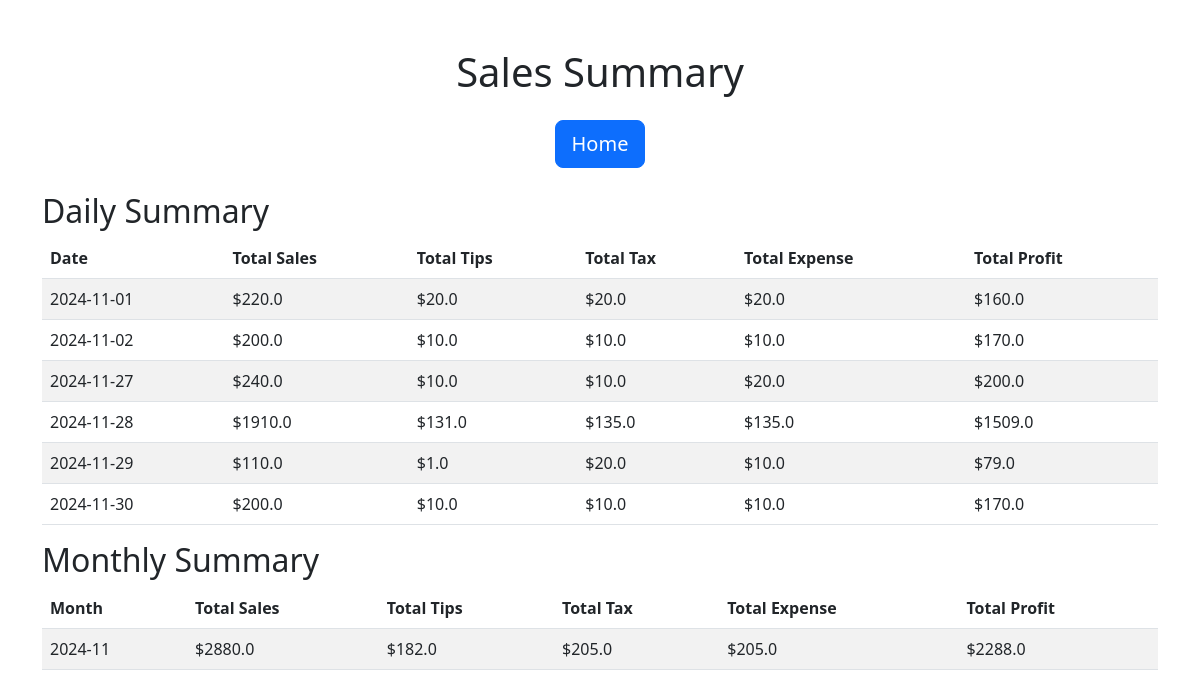
Page /summary on the committed database.
### tables this page shows
CREATE TABLE sales (
            id INTEGER PRIMARY KEY AUTOINCREMENT,
            date TEXT,
            cash_sale REAL,
            card_sale REAL,
            total_sale REAL,
            tips REAL,
            tax REAL,
            expense REAL,
            profit REAL
        );

### app.py (the view)
@app.route('/summary', methods=['GET'])
def summary():
    try:
        conn = sqlite3.connect('sales.db')
        cursor = conn.cursor()
        cursor.execute('''
            SELECT
                date,
                SUM(total_sale) AS total_sales,
                SUM(tips) AS total_tips,
                SUM(tax) AS total_tax,
                SUM(expense) AS total_expense,
                SUM(profit) AS total_profit
            FROM sales
            GROUP BY date
            ORDER BY date
        ''')
        daily_summaries = cursor.fetchall()
        cursor.execute('''
            SELECT
                SUBSTR(date, 1, 7) AS month,  -- Extract YYYY-MM
                SUM(total_sale) AS total_sales,
                SUM(tips) AS total_tips,
                SUM(tax) AS total_tax,
                SUM(expense) AS total_expense,
                SUM(profit) AS total_profit
            FROM sales
            GROUP BY month
            ORDER BY month
        ''')
        monthly_summaries = cursor.fetchall()
        conn.close()
        return render_template(
            "summary.html",
            daily_summaries=daily_summaries,
            monthly_summaries=monthly_summaries,
        )
    except sqlite3.Error as db_error:
        app.logger.error(f"Database error in /summary route: {db_error}")
        return f"Database error: {db_error}", 500
    except Exception as e:
        app.logger.error(f"Unexpected error in /summary route: {e}")
        return f"Unexpected error: {e}", 500

### templates/summary.html (shortened to what this page needs)
<!DOCTYPE html>
<html lang="en">
<head>
    <link href="https://cdn.jsdelivr.net/npm/bootstrap@5.3.0-alpha3/dist/css/bootstrap.min.css" rel="stylesheet">
</head>
<body>
    <div class="container mt-5">
        <h1 class="text-center">Sales Summary</h1>
        <div class="text-center my-4">
            <a href="/" class="btn btn-primary btn-lg">Home</a>
        </div>
        <h2>Daily Summary</h2>
        <table class="table table-striped">
            <thead>
                <tr>
                    <th>Date</th>
                    <th>Total Sales</th>
                    <th>Total Tips</th>
                    <th>Total Tax</th>
                    <th>Total Expense</th>
                    <th>Total Profit</th>
                </tr>
            </thead>
            <tbody>
                {% for row in daily_summaries %}
                    <tr>
                        <td>{{ row[0] }}</td>
                        <td>${{ row[1] }}</td>
                        <td>${{ row[2] }}</td>
                        <td>${{ row[3] }}</td>
                        <td>${{ row[4] }}</td>
                        <td>${{ row[5] }}</td>
                    </tr>
                {% endfor %}
            </tbody>
        </table>
        <h2>Monthly Summary</h2>
        <table class="table table-striped">
            <thead>
                <tr>
                    <th>Month</th>
                    <th>Total Sales</th>
                    <th>Total Tips</th>
                    <th>Total Tax</th>
                    <th>Total Expense</th>
                    <th>Total Profit</th>
                </tr>
            </thead>
            <tbody>
                {% for row in monthly_summaries %}
                    <tr>
                        <td>{{ row[0] }}</td>
                        <td>${{ row[1] }}</td>
                        <td>${{ row[2] }}</td>
                        <td>${{ row[3] }}</td>
                        <td>${{ row[4] }}</td>
                        <td>${{ row[5] }}</td>
                    </tr>
                {% endfor %}
            </tbody>
        </table>
    </div>
</body>
</html>

### rows in the picture
sales: date "2024-11-01", total_sale "220.0", row "20.0", profit "160.0"
sales: date "2024-11-02", total_sale "200.0", row "10.0", profit "170.0"
sales: date "2024-11-27", total_sale "240.0", row "10.0", expense "20.0", profit "200.0"
sales: date "2024-11-29", total_sale "110.0", tips "1.0", tax "20.0", row "10.0", profit "79.0"
sales: date "2024-11-30", total_sale "200.0", row "10.0", profit "170.0"

### other values in the picture
{{ row[0] }} "2024-11-28"
{{ row[1] }} "1910.0"
{{ row[2] }} "131.0"
{{ row[3] }} "135.0"
{{ row[4] }} "135.0"
{{ row[5] }} "1509.0"
{{ row[0] }} "2024-11"
{{ row[1] }} "2880.0"
{{ row[2] }} "182.0"
{{ row[3] }} "205.0"
{{ row[4] }} "205.0"
{{ row[5] }} "2288.0"
